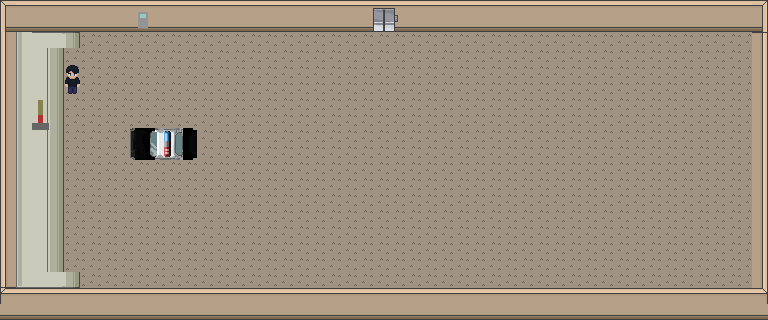

Tiled map render using the project's own tile images. Description and the map definition, with tile-layer contents summarised, below:
An orthogonal 48x20 tile map with 16x16 px tiles, 4 tile layers (Livello tile 1, Livello tile 2, Livello tile 3, Livello tile 4), 7 tilesets and 8 objects.

<map version="1.10" tiledversion="1.11.0" orientation="orthogonal" renderorder="right-down" width="48" height="20" tilewidth="16" tileheight="16" infinite="0" nextlayerid="7" nextobjectid="9">
 <tileset firstgid="1" source="Little_Bits_Office_Floors.tsx" />
 <tileset firstgid="34" source="tileset.tsx" />
 <tileset firstgid="834" source="kitchen16_tan.tsx" />
 <tileset firstgid="1602" source="New Piskel (4).tsx" />
 <tileset firstgid="1611" source="player-spritesheet.tsx" />
 <tileset firstgid="1675" source="police car.tsx" />
 <tileset firstgid="1711" source="New Piskel.tsx" />
 <layer id="1" name="Livello tile 1" width="48" height="20">
  <data>[960 cells, 960 non-empty, 1 distinct tile ids]</data>
 </layer>
 <layer id="2" name="Livello tile 2" width="48" height="20">
  <data>[960 cells, 224 non-empty, 9 distinct tile ids]</data>
 </layer>
 <layer id="3" name="Livello tile 3" width="48" height="20">
  <data>[960 cells, 54 non-empty, 18 distinct tile ids]</data>
 </layer>
 <layer id="4" name="Livello tile 4" width="48" height="20">
  <data>[960 cells, 25 non-empty, 25 distinct tile ids]</data>
 </layer>
 <objectgroup id="5" name="wall">
  <object id="1" x="2.5" y="33" width="71.5" height="14.5" />
  <object id="2" x="39.5" y="274" width="35.5" height="14.5" />
  <object id="3" x="36" y="48" width="24.5" height="229" />
  <object id="4" x="2.66667" y="0.666667" width="764" height="18" />
  <object id="5" x="750.667" y="18" width="16" height="302.667" />
  <object id="6" x="2" y="286" width="764.667" height="34.6667" />
  <object id="7" x="130" y="124.667" width="68" height="30" />
 </objectgroup>
 <objectgroup id="6" name="elevator">
  <object id="8" x="358" y="8.66667" width="50" height="60.6667">
   <properties>
    <property name="targets" value="sopra.tmx" />
    <property name="targets2" value="ingresso.tmx" />
   </properties>
  </object>
 </objectgroup>
</map>
